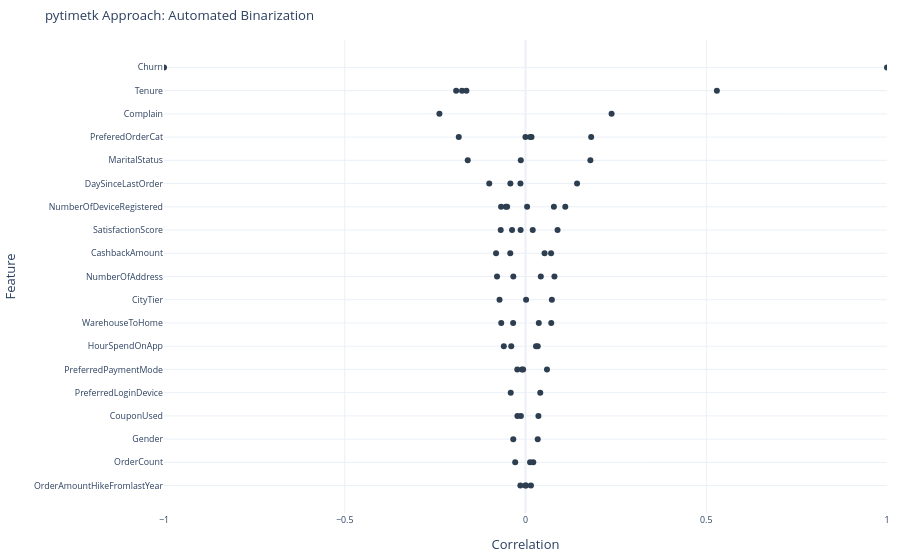

Notebook code for this chart:
### Code cell
# --- 1. PREP DATA ---
# Drop ID and handle the 'Churn' target
df_for_corr = df_clean1.drop(columns=['CustomerID'])

# --- 2. THE MANUAL APPROACH (LEFT-STYLE LOGIC) ---
# We manually encode and plot to keep total control over colors/thresholds
df_encoded = pd.get_dummies(df_for_corr, drop_first=True)
corrs = df_encoded.corr()['Churn'].sort_values(ascending=True).drop('Churn')
colors = ['#ffcccb' if abs(val) > 0.1 else '#d3d3d3' for val in corrs.values]

plt.figure(figsize=(8, 10))
plt.barh(corrs.index, corrs.values, color=colors, edgecolor='black')
plt.title("Manual Approach: Full Control & Custom Colors")
plt.axvline(0, color='black', lw=1)
plt.grid(axis='x', alpha=0.3)
plt.show()

# --- 3. THE PYTIMETK APPROACH (YOUR PROJECT LOGIC) ---
# pytimetk automates the binarization and correlation calculation
print("Generating pytimetk Correlation Funnel...")

# Note: Ensure 'Churn' is the target. pytimetk usually appends '__1' or '__Yes' 
# to the binarized target name depending on its value.
df_correlated = df_for_corr.binarize().correlate(target="Churn__1")

# This creates its own Plotly/Matplotlib interactive chart
df_correlated.plot_correlation_funnel(title="pytimetk Approach: Automated Binarization")

### Figure 1 — Plotly figure (JSON) as saved in the notebook; plotly's stock layout.template omitted (floating-point values rounded to 4 significant figures)
{"data": [{"customdata": [["0"], ["1"], ["0.0_1.0"], ["0"], ["1"], ["1.0_8.0"], ["Laptop & Accessory"], ["Mobile Phone"], ["Single"], ["13.0_51.0"], ["8.0_13.0"], ["Married"], ["0.0_2.0"], ["6"], ["7.0_46.0"], ["5"], ["160.1_178.0"], ["6.0_22.0"], ["1.0_2.0"], ["5"], ["3"], ["1"], ["21.0_127.0"], ["0.0_148.5"], ["1"], ["3"], ["5.0_9.0"], ["2.0"], ["COD"], ["1"], ["148.5_160.1"], ["2"], ["2.0_3.0"], ["178.0_325.0"], ["3.0_7.0"], ["Computer"], ["Mobile Phone"], ["-OTHER"], ["2"], ["14.0_21.0"], ["1.0_2.0"], ["9.0_14.0"], ["3.0"], ["Male"], ["Female"], ["3.0_6.0"], ["4.0"], ["3.0_16.0"], ["Credit Card"], ["0.0_1.0"], ["2.0_3.0"], ["3"], ["Mobile"], ["15.0_18.0"], ["13.0_15.0"], ["2.0_3.0"], ["4"], ["Fashion"], ["Divorced"], ["2.0_16.0"], ["1.0_2.0"], ["Debit Card"], ["Cash on Delivery"], ["4"], ["18.0_26.0"], ["2"], ["11.0_13.0"], ["-OTHER"]], "hoverlabel": {"font": {"size": 8.8}}, "hovertemplate": "correlation=%{x:.3f}<br>feature=%{y}<br>bin=%{customdata[0]}<extra></extra>", "legendgroup": "", "marker": {"color": "#2c3e50", "opacity": 1, "symbol": "circle"}, "mode": "markers", "name": "", "orientation": "h", "showlegend": false, "text": ["0", "1", "0.0_1.0", "0", "1", "1.0_8.0", "Laptop & Accessory", "Mobile Phone", "Single", "13.0_51.0", "8.0_13.0", "Married", "0.0_2.0", "6", "7.0_46.0", "5", "160.1_178.0", "6.0_22.0", "1.0_2.0", "5", "3", "1", "21.0_127.0", "0.0_148.5", "1", "3", "5.0_9.0", "2.0", "COD", "1", "148.5_160.1", "2", "2.0_3.0", "178.0_325.0", "3.0_7.0", "Computer", "Mobile Phone", "-OTHER", "2", "14.0_21.0", "1.0_2.0", "9.0_14.0", "3.0", "Male", "Female", "3.0_6.0", "4.0", "3.0_16.0", "Credit Card", "0.0_1.0", "2.0_3.0", "3", "Mobile", "15.0_18.0", "13.0_15.0", "2.0_3.0", "4", "Fashion", "Divorced", "2.0_16.0", "1.0_2.0", "Debit Card", "Cash on Delivery", "4", "18.0_26.0", "2", "11.0_13.0", "-OTHER"], "type": "scatter", "x": [-1.0, 1.0, 0.5294, -0.2381, 0.2381, -0.1919, -0.1846, 0.1817, 0.1795, -0.1756, -0.1634, -0.1598, 0.1427, 0.1101, -0.1003, 0.08868, -0.08146, 0.08005, -0.07875, 0.07854, 0.07295, -0.07185, 0.0712, 0.07078, -0.06856, -0.06753, -0.06715, -0.06001, 0.05943, -0.05438, 0.05274, -0.05087, 0.04234, -0.0421, -0.04185, 0.04089, -0.04089, -0.03943, -0.03721, 0.0368, 0.0357, -0.03427, 0.03384, 0.03379, -0.03379, -0.03364, 0.02906, -0.0285, -0.02275, -0.02239, 0.02153, 0.02, 0.01667, 0.01503, -0.01419, -0.01404, -0.01349, 0.01309, -0.01302, -0.01272, 0.01269, -0.009956, -0.006498, 0.004437, 0.001747, 0.001592, -0.0007616, -0.0001136], "xaxis": "x", "y": ["Churn", "Churn", "Tenure", "Complain", "Complain", "Tenure", "PreferedOrderCat", "PreferedOrderCat", "MaritalStatus", "Tenure", "Tenure", "MaritalStatus", "DaySinceLastOrder", "NumberOfDeviceRegistered", "DaySinceLastOrder", "SatisfactionScore", "CashbackAmount", "NumberOfAddress", "NumberOfAddress", "NumberOfDeviceRegistered", "CityTier", "CityTier", "WarehouseToHome", "CashbackAmount", "SatisfactionScore", "NumberOfDeviceRegistered", "WarehouseToHome", "HourSpendOnApp", "PreferredPaymentMode", "NumberOfDeviceRegistered", "CashbackAmount", "NumberOfDeviceRegistered", "NumberOfAddress", "CashbackAmount", "DaySinceLastOrder", "PreferredLoginDevice", "PreferredLoginDevice", "HourSpendOnApp", "SatisfactionScore", "WarehouseToHome", "CouponUsed", "WarehouseToHome", "HourSpendOnApp", "Gender", "Gender", "NumberOfAddress", "HourSpendOnApp", "OrderCount", "PreferredPaymentMode", "CouponUsed", "OrderCount", "SatisfactionScore", "PreferedOrderCat", "OrderAmountHikeFromlastYear", "OrderAmountHikeFromlastYear", "DaySinceLastOrder", "SatisfactionScore", "PreferedOrderCat", "MaritalStatus", "CouponUsed", "OrderCount", "PreferredPaymentMode", "PreferredPaymentMode", "NumberOfDeviceRegistered", "OrderAmountHikeFromlastYear", "CityTier", "OrderAmountHikeFromlastYear", "PreferedOrderCat"], "yaxis": "y"}], "layout": {"autosize": true, "font": {"size": 11}, "legend": {"font": {"size": 8.8}, "title": {"font": {"size": 8.8}}, "tracegroupgap": 0}, "margin": {"b": 40, "l": 10, "r": 10, "t": 40}, "showlegend": false, "title": {"font": {"size": 13.2}, "text": "pytimetk Approach: Automated Binarization"}, "xaxis": {"anchor": "y", "domain": [0, 1], "range": [-1, 1], "showticklabels": true, "tickfont": {"size": 8.8}, "title": {"text": "Correlation"}, "visible": true}, "yaxis": {"anchor": "x", "autorange": "reversed", "domain": [0, 1], "tickfont": {"size": 8.8}, "title": {"text": "Feature"}}}}
